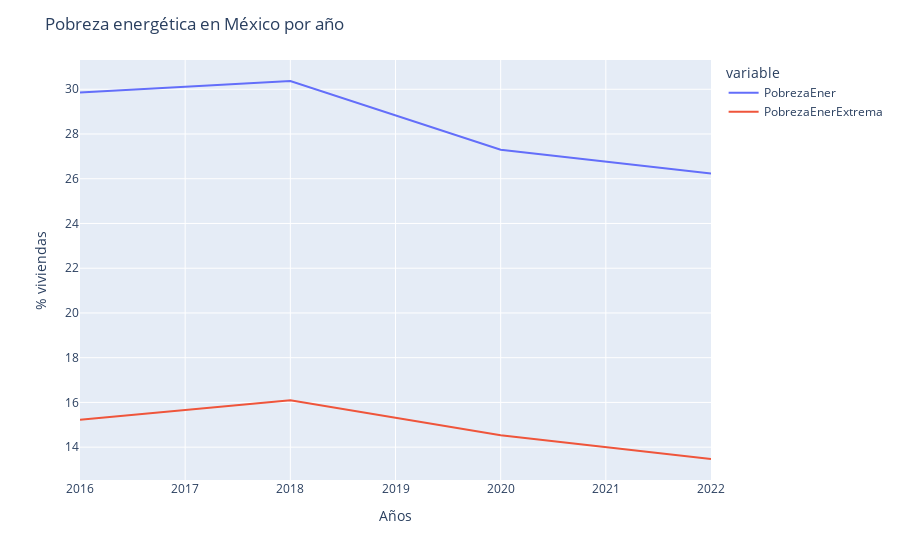

The notebook cell saved with this chart:
### Code cell
import mpld3
import plotly.express as px
import plotly.graph_objects as go

# Create line plot here
#fig = go.Figure(data=go.Scatter(x=anios2.index, y=anios2.columns['pob'], mode='lines', marker=dict(color='green')))
#fig.update_layout(title='Pobreza energética por año', xaxis_title='Años', yaxis_title='% viviendas')
#fig.show()
#fig.write_html("testfile.html")
fig = px.line(anios2, x=anios2.index, y=anios2.columns[0:2])
fig.update_layout(title='Pobreza energética en México por año', xaxis_title='Años', yaxis_title='% viviendas')
newnames = {'pob':'PobrezaEner', 'pobex': 'PobrezaEnerExtrema'}
fig.for_each_trace(lambda t: t.update(name = newnames[t.name],
                                      legendgroup = newnames[t.name],
                                      hovertemplate = t.hovertemplate.replace(t.name, newnames[t.name])
                                     )
                  )
fig.show()
fig.write_html("figure1PE.html")

### Figure 1 — Plotly figure (JSON) as saved in the notebook; plotly's stock layout.template omitted (floating-point values rounded to 4 significant figures)
{"data": [{"hovertemplate": "variable=PobrezaEner<br>index=%{x}<br>value=%{y}<extra></extra>", "legendgroup": "PobrezaEner", "line": {"color": "#636efa", "dash": "solid"}, "marker": {"symbol": "circle"}, "mode": "lines", "name": "PobrezaEner", "orientation": "v", "showlegend": true, "type": "scatter", "x": [2016, 2018, 2020, 2022], "xaxis": "x", "y": [29.86, 30.37, 27.3, 26.23], "yaxis": "y"}, {"hovertemplate": "variable=PobrezaEnerExtrema<br>index=%{x}<br>value=%{y}<extra></extra>", "legendgroup": "PobrezaEnerExtrema", "line": {"color": "#EF553B", "dash": "solid"}, "marker": {"symbol": "circle"}, "mode": "lines", "name": "PobrezaEnerExtrema", "orientation": "v", "showlegend": true, "type": "scatter", "x": [2016, 2018, 2020, 2022], "xaxis": "x", "y": [15.22, 16.1, 14.53, 13.47], "yaxis": "y"}], "layout": {"autosize": true, "legend": {"title": {"text": "variable"}, "tracegroupgap": 0}, "margin": {"t": 60}, "title": {"text": "Pobreza energética en México por año"}, "xaxis": {"anchor": "y", "autorange": true, "domain": [0, 1], "range": [2016, 2022], "title": {"text": "Años"}, "type": "linear"}, "yaxis": {"anchor": "x", "autorange": true, "domain": [0, 1], "range": [12.53, 31.31], "title": {"text": "% viviendas"}, "type": "linear"}}}
